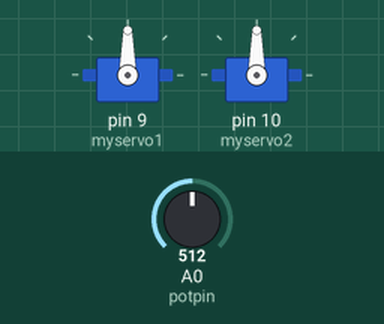
This sketch was run on a simulated Arduino Uno, built with avr-gcc and run on an emulated ATmega328P. Parts: 2 × servo. The inputs (shaded band) are chosen by the test bench; at power-on: A0 (potpin) = 512.

Above: at 1.2 s.
1.3 s: A0 (potpin) set to 716
At 1.8 s:
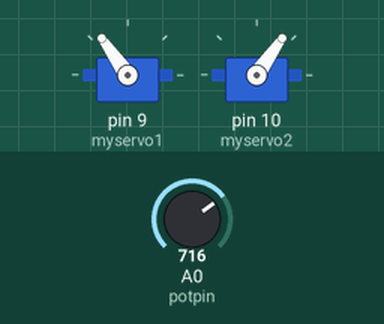
2.8 s: A0 (potpin) set to 900
At 4.0 s:
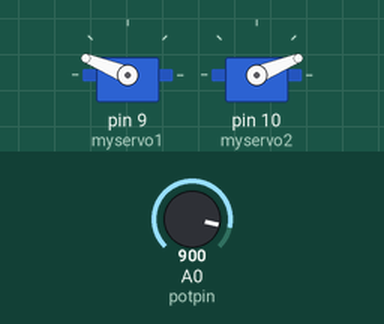
4.3 s: A0 (potpin) set to 1023
At 5.3 s:
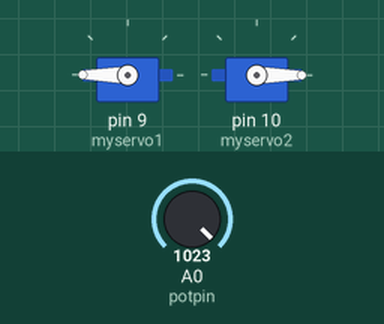
5.8 s: A0 (potpin) set to 306
At 6.5 s:
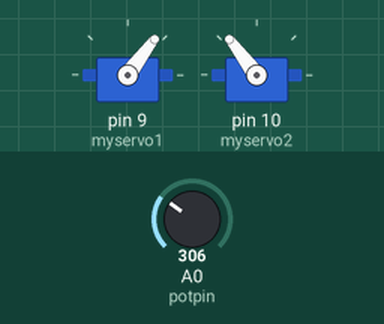
7.3 s: A0 (potpin) set to 122
At 7.6 s:
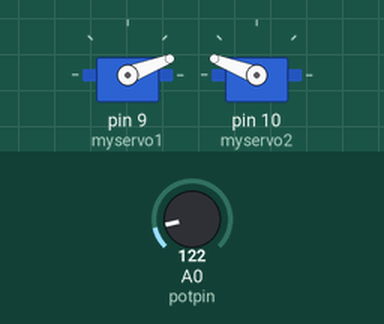
Timing chart, 0 to 9.8 s (numbered marks = the images above; inputs shaded):
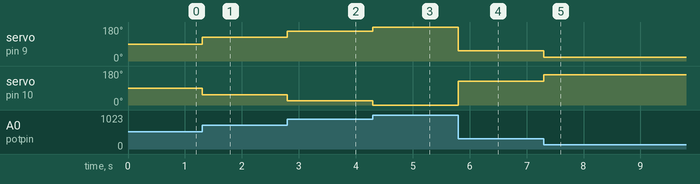

The sketch:

Knob-dan.ino
```cpp
/*
 Controlling a servo position using a potentiometer (variable resistor)
 by Michal Rinott <http://people.interaction-ivrea.it/m.rinott>

 modified on 8 Nov 2013
 by Scott Fitzgerald
 http://www.arduino.cc/en/Tutorial/Knob
*/

#include <Servo.h>

Servo myservo1;  // create servo object to control a servo
Servo myservo2;

int potpin = 0;  // analog pin used to connect the potentiometer
int val;    // variable to read the value from the analog pin

void setup() {
  myservo1.attach(9);  // attaches the servo on pin 9 to the servo object
  myservo2.attach(10);
}

void loop() {
  val = analogRead(potpin);            // reads the value of the potentiometer (value between 0 and 1023)
  val = map(val, 0, 1023, 0, 180);     // scale it to use it with the servo (value between 0 and 180)
  myservo1.write(val);                  // sets the servo position according to the scaled value
  myservo2.write(180-val);
  delay(1);                         // waits for the servo to get there
}
```

Measured:
- after the input at 1.3 s, servo on pin 9 (myservo1): 90° → 125° at once; servo on pin 10 (myservo2): 90° → 55° at once
- after the input at 2.8 s, servo on pin 9 (myservo1): 125° → 158° at once; servo on pin 10 (myservo2): 55° → 22° at once
- after the input at 4.3 s, servo on pin 9 (myservo1): 158° → 180° at once; servo on pin 10 (myservo2): 22° → 0° at once
- after the input at 5.8 s, servo on pin 9 (myservo1): 180° → 53° at once; servo on pin 10 (myservo2): 0° → 127° at once
- after the input at 7.3 s, servo on pin 9 (myservo1): 53° → 21° at once; servo on pin 10 (myservo2): 127° → 159° at once
